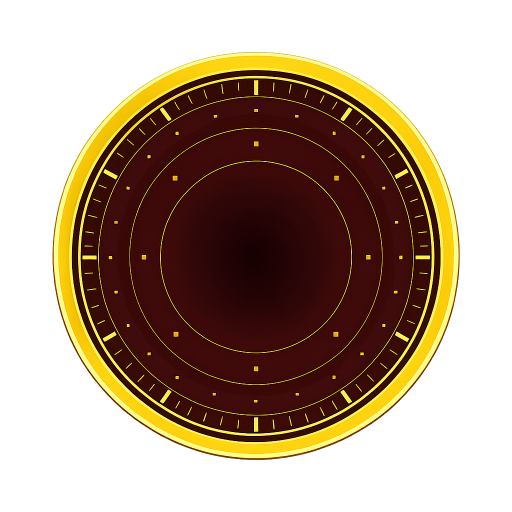
#> input picture assets/layer_image/layer_a.png, 1024 x 1024 px, found by its file name (shown at 1/2 size)
$ python finalize_enhancement_v2.py
#> lines starting #> are read from the running program, lines starting #| are printed output that depends on the picture
from PIL import Image, ImageEnhance, ImageFilter

def super_enhance(path, output_path, target_res=(1024, 1024)):
#> called with path = 'assets/layer_image/layer_a.png', output_path = 'assets/layer_image/layer_a_final.png', target_res = (1024, 1024)
    try:
        print(f"Super-enhancing {path}...")
        img = Image.open(path).convert("RGBA")
#> img is the input picture: PIL image 1024x1024 RGBA; mean R, G, B, A 48.3, 27.5, 7.9, 126.9

        # 1. Super-sampling: Upscale to 4x (4096) to smooth out jagged edges
        work_res = (target_res[0] * 4, target_res[1] * 4)
        print(f"  Upscaling to {work_res} for processing")
        # Use Bicubic for smoother gradients during upscale
        img = img.resize(work_res, Image.Resampling.BICUBIC)
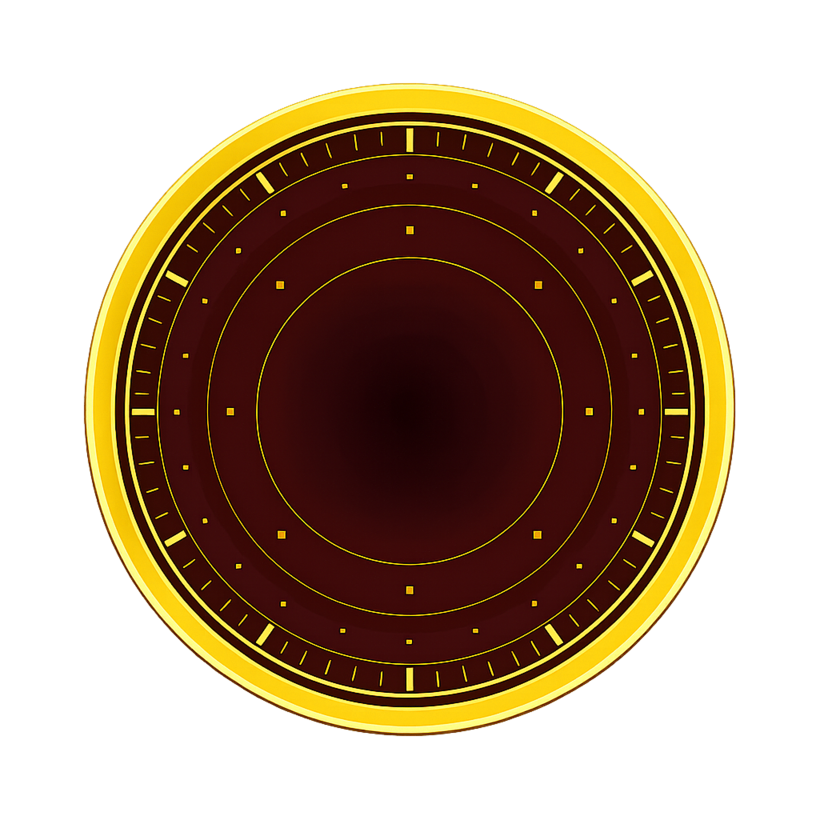
#> img: PIL image 4096x4096 RGBA (shown at 1/5 size); mean R, G, B, A 48.3, 27.6, 7.9, 126.9; transparent parts drawn white

        # 2. Smooth (Blur) to accept the interpolated pixels as surface
        # A radius of 2 or 3 at 4096px is subtle but removes pixelation noise
        img = img.filter(ImageFilter.GaussianBlur(radius=3))

        # 3. Downscale halfway to 2048 (2x) to consolidate
        mid_res = (target_res[0] * 2, target_res[1] * 2)
        img = img.resize(mid_res, Image.Resampling.LANCZOS)
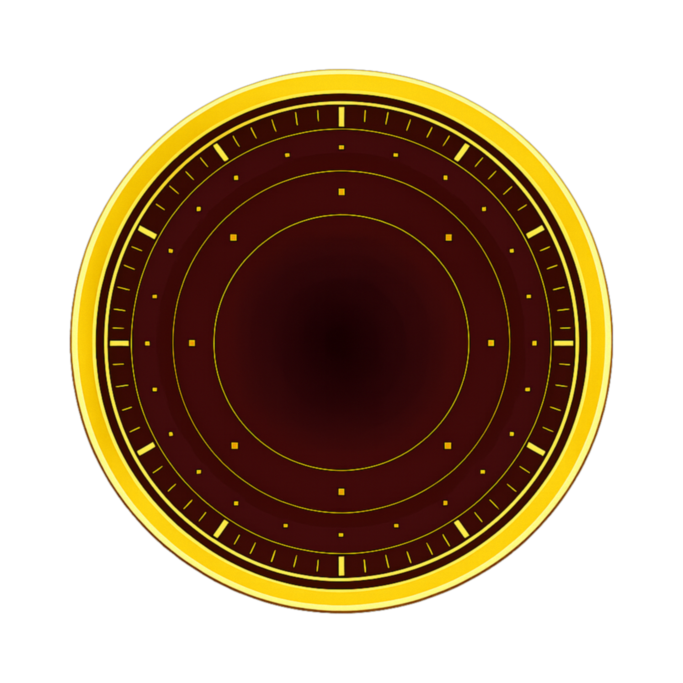
#> img: PIL image 2048x2048 RGBA (shown at 1/3 size); mean R, G, B, A 48.2, 27.5, 7.9, 126.9; transparent parts drawn white

        # 4. Sharpening (Unsharp Mask) to define edges clearly
        # Radius 2 at 2048px
        print("  Applying Unsharp Mask...")
        img = img.filter(ImageFilter.UnsharpMask(radius=2, percent=150, threshold=3))

        # 5. Contrast / Solidify
        enhancer = ImageEnhance.Contrast(img)
        img = enhancer.enhance(1.2) # Make colors pop
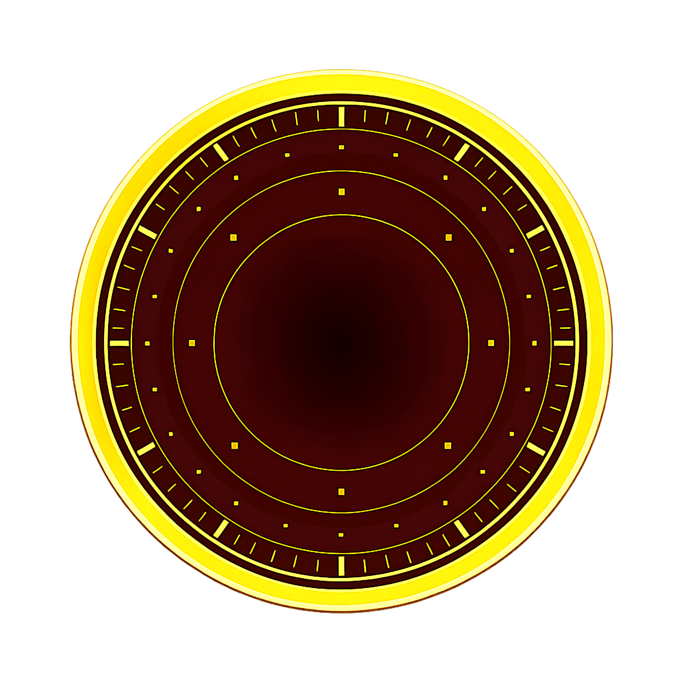
#> img: PIL image 2048x2048 RGBA (shown at 1/3 size); mean R, G, B, A 50.4, 28.7, 6.8, 126.9; transparent parts drawn white

        # 6. Final Downscale to target
        print(f"  Final downscale to {target_res}")
        img = img.resize(target_res, Image.Resampling.LANCZOS)
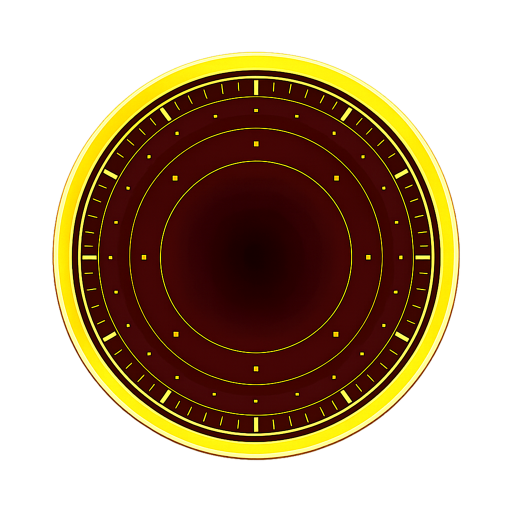
#> img: PIL image 1024x1024 RGBA (shown at 1/2 size); mean R, G, B, A 50.8, 28.9, 6.8, 127; transparent parts drawn white

        # 7. Final light sharpen to counter downscale blur
        enhancer = ImageEnhance.Sharpness(img)
        img = enhancer.enhance(1.1)

        img.save(output_path)
        print(f"  Saved {output_path}")
        return img

    except Exception as e:
        print(f"  Error processing {path}: {e}")
        return None

def merge_layers():
    print("\nMerging layers...")
    try:
        # Load enhanced layers directly from output path
        img_a = Image.open('assets/layer_image/layer_a_final.png').convert("RGBA")
        img_b = Image.open('assets/layer_image/layer_b_final.png').convert("RGBA")
        img_c = Image.open('assets/layer_image/layer_c.png').convert("RGBA")

        # Ensure sizes
        if img_c.size != (1024, 1024):
             img_c = img_c.resize((1024, 1024), Image.Resampling.LANCZOS)

        # Canvas
        canvas = Image.new("RGBA", (1024, 1024))

        # Composite: A (Bottom) -> B (Middle) -> C (Top)
        canvas.alpha_composite(img_a)
        canvas.alpha_composite(img_b)
        canvas.alpha_composite(img_c)

        canvas.save('assets/icon.png')
        canvas.save('assets/adaptive-icon.png')
        print("Merged icon saved to assets/icon.png")

    except Exception as e:
        print(f"Error merging: {e}")

if __name__ == "__main__":
    # We use new names for the final output
    super_enhance('assets/layer_image/layer_a.png', 'assets/layer_image/layer_a_final.png')
    super_enhance('assets/layer_image/layer_b.png', 'assets/layer_image/layer_b_final.png')
#> call 2 of super_enhance, with path = 'assets/layer_image/layer_b.png', output_path = 'assets/layer_image/layer_b_final.png', target_res = (1024, 1024)
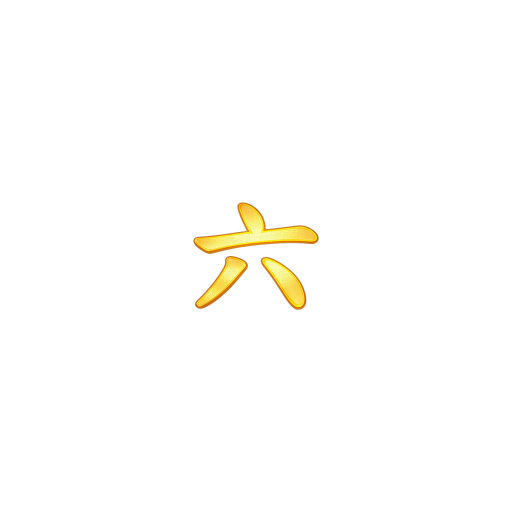
#> input picture assets/layer_image/layer_b.png, 1024 x 1024 px, found by its file name (shown at 1/2 size)
#> in super_enhance, img is the input picture: PIL image 1024x1024 RGBA; mean R, G, B, A 4.2, 3.5, 1.2, 4.3
#> in super_enhance (call 2), `work_res = (target_res[0] * 4, target_res[1] * 4)`: work_res = (4096, 4096)
#|   Upscaling to (4096, 4096) for processing
#> in super_enhance (call 2), `mid_res = (target_res[0] * 2, target_res[1] * 2)`: mid_res = (2048, 2048)
#|   Final downscale to (1024, 1024)

    # Overwrite originals for the app run time usage
    import shutil
    shutil.copy('assets/layer_image/layer_a_final.png', 'assets/layer_image/layer_a.png')
    shutil.copy('assets/layer_image/layer_b_final.png', 'assets/layer_image/layer_b.png')

    merge_layers()
